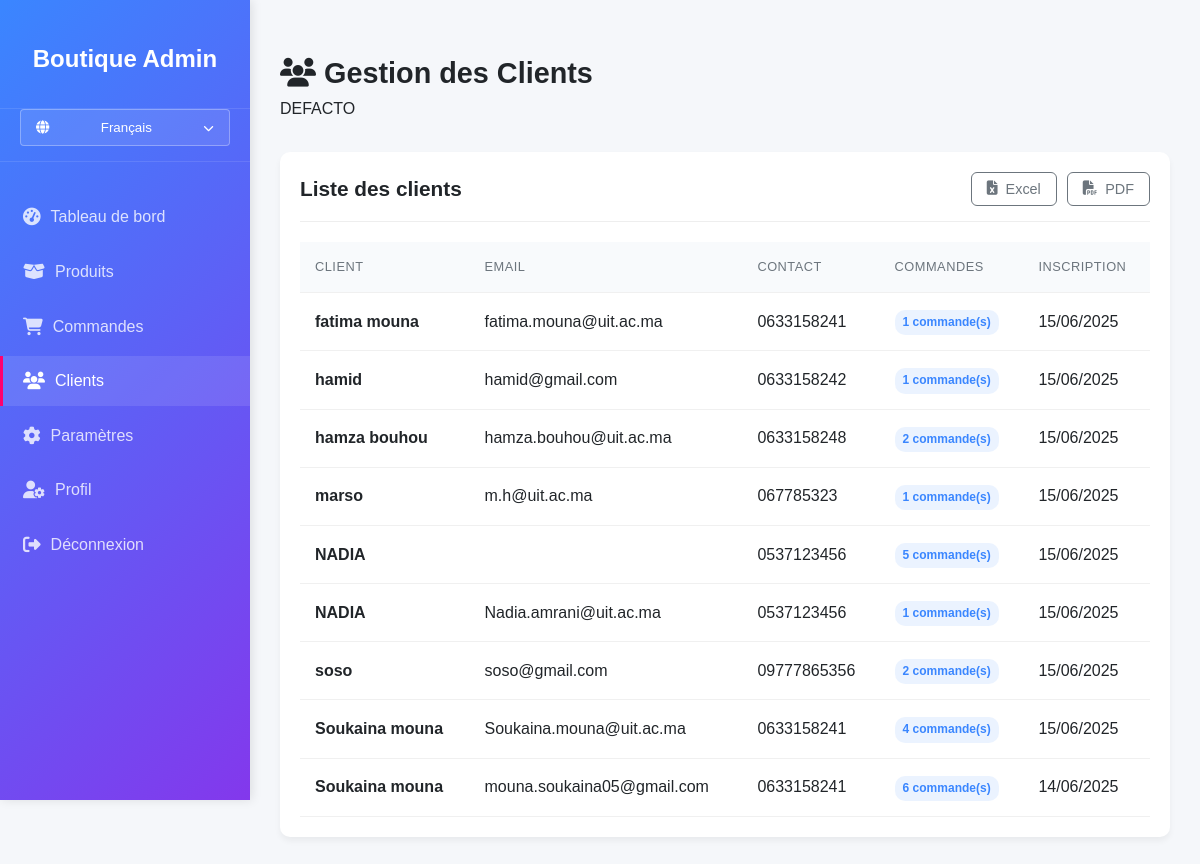
Page /clients.php (signed in) on the committed database.
### tables this page shows
CREATE TABLE `boutiques` (
  `id` int(11) NOT NULL,
  `nom` varchar(100) NOT NULL,
  `description` text DEFAULT NULL,
  `logo` varchar(255) DEFAULT NULL,
  `adresse` text DEFAULT NULL,
  `telephone` varchar(20) DEFAULT NULL,
  `email` varchar(100) DEFAULT NULL,
  `created_at` timestamp NOT NULL DEFAULT current_timestamp(),
  `boutique_image` varchar(255) DEFAULT NULL,
  `admin_email` varchar(100) DEFAULT NULL,
  `admin_password` varchar(255) DEFAULT NULL,
  `facebook` varchar(255) DEFAULT NULL,
  `instagram` varchar(255) DEFAULT NULL,
  `twitter` varchar(255) DEFAULT NULL,
  `pinterest` varchar(255) DEFAULT NULL
);

CREATE TABLE `clients` (
  `id` int(11) NOT NULL,
  `nom` varchar(100) DEFAULT NULL,
  `email` varchar(100) DEFAULT NULL,
  `telephone` varchar(20) DEFAULT NULL,
  `date_inscription` datetime DEFAULT current_timestamp(),
  `code_client` varchar(120) DEFAULT NULL,
  `boutique_id` int(11) NOT NULL
);

### clients.php (the view, shortened to what this page needs)
<?php
$boutique_id = $_SESSION['boutique_id'];
$lang = $_SESSION['lang'];
require 'config.php';
try {
    $stmt = $conn->prepare("
        SELECT clients.*, COUNT(commandes.id) as nombre_commandes
        FROM clients
        LEFT JOIN commandes ON clients.id = commandes.client_id
        where commandes.boutique_id=$boutique_id
        GROUP BY clients.id
        ORDER BY clients.nom ASC
    ");
    $stmt->execute();
    $clients = $stmt->fetchAll();
    $stm = $conn->prepare("SELECT nom FROM boutiques WHERE id = ?");
    $stm->execute([$boutique_id]);
    $boutique = $stm->fetch();
} catch(PDOException $e) {
    die("Erreur de connexion à la base de données: " . $e->getMessage());
}
?>
<!DOCTYPE html>
<html lang="<?= $lang ?>" dir="<?= $lang === 'ar' ? 'rtl' : 'ltr' ?>">
<head>
    <link rel="stylesheet" href="https://cdnjs.cloudflare.com/ajax/libs/font-awesome/6.4.0/css/all.min.css">
</head>
<body>
    <div class="admin-container">
        <div class="sidebar">
            <div class="logo">
                <h2><?= $lang === 'ar' ? 'المتجر الإداري' : 'Boutique Admin' ?></h2>
            </div>
            <div class="language-switcher-sidebar">
                <button class="language-btn-sidebar">
                    <i class="fas fa-globe"></i>
                    <?= $lang === 'ar' ? 'العربية' : 'Français' ?>
                    <i class="fas fa-chevron-down"></i>
                </button>
            </div>
            <nav class="nav-menu">
                <div class="nav-item">
                    <a href="admin.php" class="nav-link">
                        <i class="fas fa-tachometer-alt"></i>
                        <span><?= $lang === 'ar' ? 'لوحة التحكم' : 'Tableau de bord' ?></span>
                    </a>
                </div>
                <div class="nav-item">
                    <a href="admin_produits.php" class="nav-link">
                        <i class="fas fa-box-open"></i>
                        <span><?= $lang === 'ar' ? 'المنتجات' : 'Produits' ?></span>
                    </a>
                </div>
                <div class="nav-item">
                    <a href="commandes.php" class="nav-link">
                        <i class="fas fa-shopping-cart"></i>
                        <span><?= $lang === 'ar' ? 'الطلبات' : 'Commandes' ?></span>
                    </a>
                </div>
                <div class="nav-item">
                    <a href="clients.php" class="nav-link active">
                        <i class="fas fa-users"></i>
                        <span><?= $lang === 'ar' ? 'العملاء' : 'Clients' ?></span>
                    </a>
                </div>
                <div class="nav-item">
    <a href="admin_parameters.php" class="nav-link">
        <i class="fas fa-cog"></i>
        <span><?= $lang === 'ar' ? 'الإعدادات' : 'Paramètres' ?></span>
    </a>
</div>
<div class="nav-item">
                    <a href="admin_profile.php" class="nav-link ">
                        <i class="fas fa-user-cog"></i>
                        <span><?= $lang === 'ar' ? 'الملف الشخصي' : 'Profil' ?></span>
                    </a>
                </div>
                <div class="nav-item">
                    <a href="logout.php" class="nav-link">
                        <i class="fas fa-sign-out-alt"></i>
                        <span><?= $lang === 'ar' ? 'تسجيل الخروج' : 'Déconnexion' ?></span>
                    </a>
                </div>
            </nav>
        </div>
        <div class="main-content">
            <div class="header">
                <div>
                    <h1 class="page-title">
                        <i class="fas fa-users"></i> <?= $lang === 'ar' ? 'إدارة العملاء' : 'Gestion des Clients' ?>
                    </h1>
                    <p><?= htmlspecialchars($boutique['nom']) ?></p>
                </div>
            </div>
            <div class="card">
                <div class="card-header">
                    <h2 class="card-title"><?= $lang === 'ar' ? 'قائمة العملاء' : 'Liste des clients' ?></h2>
                    <div class="actions">
                        <button onclick="exportToExcel()" class="btn btn-outline">
                            <i class="fas fa-file-excel"></i> <?= $lang === 'ar' ? 'إكسل' : 'Excel' ?>
                        </button>
                        <button onclick="exportToPDF()" class="btn btn-outline">
                            <i class="fas fa-file-pdf"></i> PDF
                        </button>
                    </div>
                </div>
                <div class="table-responsive">
                    <table>
                        <thead>
                            <tr>
                                <th><?= $lang === 'ar' ? 'العميل' : 'Client' ?></th>
                                <th><?= $lang === 'ar' ? 'البريد الإلكتروني' : 'Email' ?></th>
                                <th><?= $lang === 'ar' ? 'الاتصال' : 'Contact' ?></th>
                                <th><?= $lang === 'ar' ? 'الطلبات' : 'Commandes' ?></th>
                                <th><?= $lang === 'ar' ? 'تاريخ التسجيل' : 'Inscription' ?></th>
                            </tr>
                        </thead>
                        <tbody>
                            <?php foreach ($clients as $client): ?>
                            <tr>
                                <td>
                                    <strong><?= htmlspecialchars($client['nom']) ?></strong>
                                </td>
                                <td><?= htmlspecialchars($client['email']) ?></td>
                                <td>
                                    <?= htmlspecialchars($client['telephone']) ?><br>
                                </td>
                                <td>
                                    <span class="badge badge-primary">
                                        <?= $client['nombre_commandes'] ?> <?= $lang === 'ar' ? 'طلب' : 'commande(s)' ?>
                                    </span>
                                </td>
                                <td>
                                    <?= date('d/m/Y', strtotime($client['date_inscription'])) ?>
                                </td>
                            </tr>
                            <?php endforeach; ?>
                        </tbody>
                    </table>
                </div>
            </div>
        </div>
    </div>
</body>
</html>

### clients.php (style rules this page uses)
:root { --primary: #3a86ff; --secondary: #8338ec; --accent: #ff006e; --light: #f8f9fa; --dark: #212529; --success: #38b000; --warning: #ffbe0b; --danger: #ef233c; --gray: #6c757d; --bg: #f5f7fa; }
* { margin: 0; padding: 0; box-sizing: border-box; }
body { font-family: 'Poppins', sans-serif; background: var(--bg); color: var(--dark); line-height: 1.6; }
.admin-container { display: flex; min-height: 100vh; }
.sidebar { width: 250px; background: linear-gradient(135deg, var(--primary), var(--secondary)); color: white; padding: 20px 0; box-shadow: 2px 0 10px rgba(0,0,0,0.1); position: fixed; height: 100vh; overflow-y: auto; z-index: 1000; transition: transform 0.3s ease; left: 0; transform: translateX(-100%); }
.logo { text-align: center; padding: 20px 0 30px; border-bottom: 1px solid rgba(255,255,255,0.1); }
.logo h2 { font-size: 1.5rem; font-weight: 600; }
.nav-menu { margin-top: 30px; }
.nav-item { margin-bottom: 5px; }
.nav-link { display: flex; align-items: center; padding: 12px 20px; color: rgba(255,255,255,0.8); text-decoration: none; transition: all 0.3s; border-left: 3px solid transparent; }
.nav-link:hover, .nav-link.active { background: rgba(255,255,255,0.1); color: white; border-left: 3px solid var(--accent); }
.nav-link i { margin-right: 10px; font-size: 1.1rem; }
.main-content { flex: 1; padding: 30px; margin-left: 250px; width: calc(100% - 250px); transition: margin-left 0.3s; }
.header { display: flex; justify-content: space-between; align-items: center; margin-bottom: 30px; margin-top: 20px; }
.page-title { font-size: 1.8rem; color: var(--dark); font-weight: 600; }
.card { background: white; border-radius: 10px; box-shadow: 0 4px 6px rgba(0,0,0,0.05); padding: 20px; margin-bottom: 30px; }
.card-header { display: flex; justify-content: space-between; align-items: center; margin-bottom: 20px; padding-bottom: 15px; border-bottom: 1px solid #eee; }
.card-title { font-size: 1.3rem; font-weight: 600; }
.table-responsive { overflow-x: auto; }
table { width: 100%; border-collapse: collapse; }
th, td { padding: 15px; text-align: left; border-bottom: 1px solid #f0f0f0; }
th { background-color: #f8fafc; color: var(--gray); font-weight: 500; text-transform: uppercase; font-size: 0.8rem; letter-spacing: 0.5px; }
.badge { display: inline-block; padding: 3px 8px; border-radius: 10px; font-size: 0.75rem; font-weight: 600; }
.badge-primary { background: rgba(58, 134, 255, 0.1); color: var(--primary); }
.btn { display: inline-flex; align-items: center; gap: 8px; padding: 8px 15px; border-radius: 6px; text-decoration: none; font-weight: 500; font-size: 0.9rem; transition: all 0.3s; border: none; cursor: pointer; }
.btn-outline { background: transparent; border: 1px solid var(--gray); color: var(--gray); }
.actions { display: flex; gap: 10px; }
.language-switcher-sidebar { position: relative; padding: 0 20px 15px; border-bottom: 1px solid rgba(255,255,255,0.1); }
.language-btn-sidebar { width: 100%; background: rgba(255,255,255,0.1); color: white; border: 1px solid rgba(255,255,255,0.3); border-radius: 4px; padding: 10px 15px; display: flex; align-items: center; justify-content: space-between; cursor: pointer; transition: all 0.3s; }
.language-btn-sidebar i { margin-right: 8px; }
.language-btn-sidebar .fa-chevron-down { margin-right: 0; margin-left: 8px; font-size: 0.8em; }

### rows in the picture
boutiques: nom "DEFACTO"
clients: nom "fatima mouna", email "fatima.mouna@uit.ac.ma", telephone "0633158241", nombre_commandes "1", date_inscription "15/06/2025"
clients: nom "hamid", email "hamid@gmail.com", telephone "0633158242", nombre_commandes "1", date_inscription "15/06/2025"
clients: nom "hamza bouhou", email "hamza.bouhou@uit.ac.ma", telephone "0633158248", nombre_commandes "2", date_inscription "15/06/2025"
clients: nom "marso", email "m.h@uit.ac.ma", telephone "067785323", nombre_commandes "1", date_inscription "15/06/2025"
clients: nom "NADIA", telephone "0537123456", nombre_commandes "5", date_inscription "15/06/2025"
clients: nom "NADIA", email "Nadia.amrani@uit.ac.ma", telephone "0537123456", nombre_commandes "1", date_inscription "15/06/2025"
clients: nom "soso", email "soso@gmail.com", telephone "09777865356", nombre_commandes "2", date_inscription "15/06/2025"
clients: nom "Soukaina mouna", email "Soukaina.mouna@uit.ac.ma", telephone "0633158241", nombre_commandes "4", date_inscription "15/06/2025"
clients: nom "Soukaina mouna", email "mouna.soukaina05@gmail.com", telephone "0633158241", nombre_commandes "6", date_inscription "14/06/2025"
